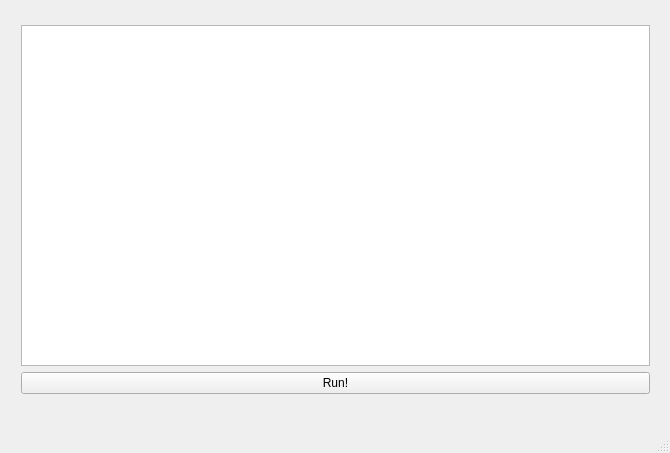
<?xml version="1.0" encoding="UTF-8"?>
<ui version="4.0">
 <class>MainWindow</class>
 <widget class="QMainWindow" name="MainWindow">
  <property name="geometry">
   <rect>
    <x>0</x>
    <y>0</y>
    <width>670</width>
    <height>453</height>
   </rect>
  </property>
  <property name="cursor">
   <cursorShape>CrossCursor</cursorShape>
  </property>
  <property name="windowTitle">
   <string>Computer Graphics</string>
  </property>
  <widget class="QWidget" name="centralWidget">
   <widget class="QWidget" name="layoutWidget">
    <property name="geometry">
     <rect>
      <x>10</x>
      <y>14</y>
      <width>651</width>
      <height>391</height>
     </rect>
    </property>
    <layout class="QVBoxLayout" name="verticalLayout">
     <item>
      <widget class="QGraphicsView" name="graphicsView">
       <property name="cursor" stdset="0">
        <cursorShape>CrossCursor</cursorShape>
       </property>
       <property name="mouseTracking">
        <bool>false</bool>
       </property>
      </widget>
     </item>
     <item>
      <widget class="QPushButton" name="runButton">
       <property name="text">
        <string>Run!</string>
       </property>
      </widget>
     </item>
    </layout>
   </widget>
  </widget>
  <widget class="QMenuBar" name="menuBar">
   <property name="geometry">
    <rect>
     <x>0</x>
     <y>0</y>
     <width>670</width>
     <height>22</height>
    </rect>
   </property>
  </widget>
  <widget class="QStatusBar" name="statusBar"/>
 </widget>
 <layoutdefault spacing="6" margin="11"/>
 <resources/>
 <connections/>
</ui>
